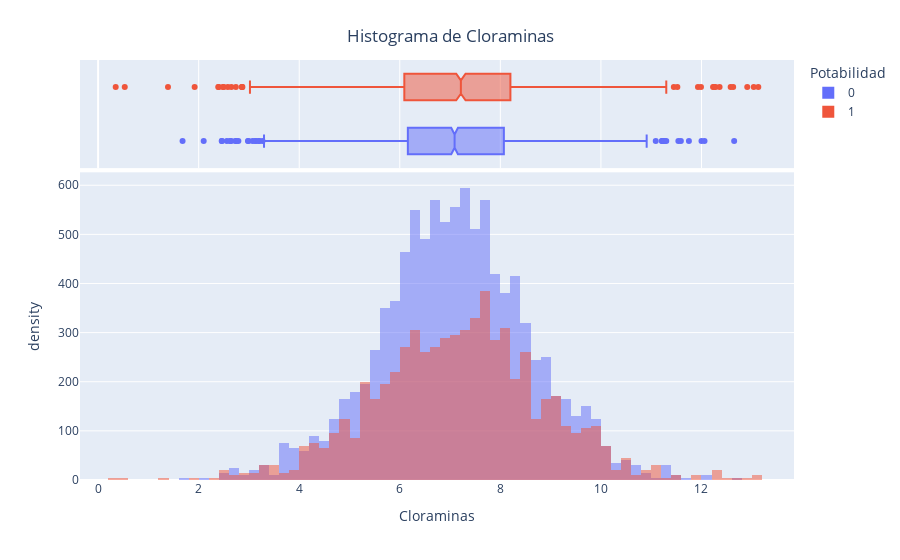

Notebook source saved alongside this figure:
### Markdown cell above
## Cloraminas

![imagencloramina](https://cdn.shopify.com/s/files/1/0710/6487/files/Chlorimination_1_large.png?v=1481028573)

El cloro y la cloramina son los principales desinfectantes utilizados en los sistemas públicos de agua. Las cloraminas se forman más comúnmente cuando se agrega amoníaco al cloro para tratar el agua potable. Los niveles de cloro de hasta 4 miligramos por litro (mg/L o 4 partes por millón (ppm)) se consideran seguros en el agua potable.

### Code cell
graficaDeHistograma("Cloraminas")

### Figure 1 — Plotly figure (JSON) as saved in the notebook; plotly's stock layout.template omitted (floating-point values rounded to 4 significant figures; data arrays with more than 128 entries replaced by an {"elided": "..."} marker saying what was removed)
{"data": [{"alignmentgroup": "True", "bingroup": "x", "histnorm": "density", "hovertemplate": "Potabilidad=0<br>Cloraminas=%{x}<br>density=%{y}<extra></extra>", "legendgroup": "0", "marker": {"color": "#636efa", "opacity": 0.5, "pattern": {"shape": ""}}, "name": "0", "offsetgroup": "0", "orientation": "v", "showlegend": true, "type": "histogram", "x": {"elided": "1998 float values"}, "xaxis": "x", "yaxis": "y"}, {"alignmentgroup": "True", "hovertemplate": "Potabilidad=0<br>Cloraminas=%{x}<extra></extra>", "legendgroup": "0", "marker": {"color": "#636efa"}, "name": "0", "notched": true, "offsetgroup": "0", "showlegend": false, "type": "box", "x": {"elided": "1998 float values"}, "xaxis": "x2", "yaxis": "y2"}, {"alignmentgroup": "True", "bingroup": "x", "histnorm": "density", "hovertemplate": "Potabilidad=1<br>Cloraminas=%{x}<br>density=%{y}<extra></extra>", "legendgroup": "1", "marker": {"color": "#EF553B", "opacity": 0.5, "pattern": {"shape": ""}}, "name": "1", "offsetgroup": "1", "orientation": "v", "showlegend": true, "type": "histogram", "x": {"elided": "1278 float values"}, "xaxis": "x", "yaxis": "y"}, {"alignmentgroup": "True", "hovertemplate": "Potabilidad=1<br>Cloraminas=%{x}<extra></extra>", "legendgroup": "1", "marker": {"color": "#EF553B"}, "name": "1", "notched": true, "offsetgroup": "1", "showlegend": false, "type": "box", "x": {"elided": "1278 float values"}, "xaxis": "x2", "yaxis": "y2"}], "layout": {"barmode": "overlay", "legend": {"title": {"text": "Potabilidad"}, "tracegroupgap": 0}, "margin": {"t": 60}, "title": {"text": " Histograma de Cloraminas", "x": 0.5, "xanchor": "center", "yanchor": "top"}, "xaxis": {"anchor": "y", "domain": [0, 1], "title": {"text": "Cloraminas"}}, "xaxis2": {"anchor": "y2", "domain": [0, 1], "matches": "x", "showgrid": true, "showticklabels": false}, "yaxis": {"anchor": "x", "domain": [0, 0.7326], "title": {"text": "density"}}, "yaxis2": {"anchor": "x2", "domain": [0.7426, 1], "matches": "y2", "showgrid": false, "showline": false, "showticklabels": false, "ticks": ""}}}
